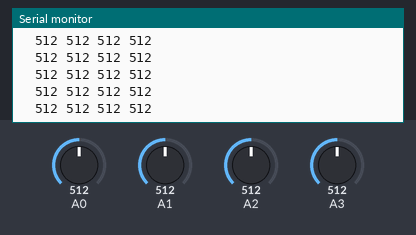
This sketch was run on a simulated Arduino Uno, built with avr-gcc and run on an emulated ATmega328P. On the bench: the last lines printed to the serial monitor. Inputs (shaded band) come from the test bench; at power-on: A0 = 512, A1 = 512, A2 = 512, A3 = 512.

Above: at 1.2 s.
1.3 s: A0 set to 716
At 1.32 s:
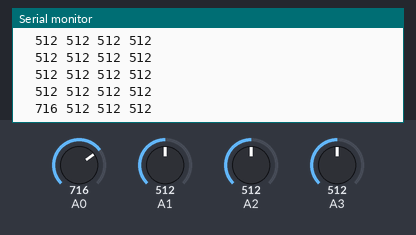
2.8 s: A1 set to 716
At 2.84 s:
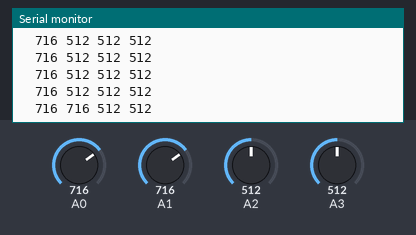
4.3 s: A2 set to 716
At 4.35 s:
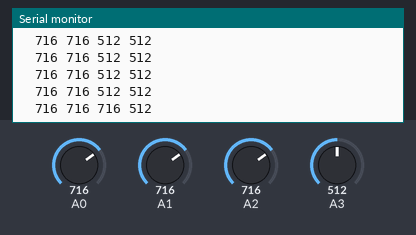
5.8 s: A3 set to 716
At 5.87 s:
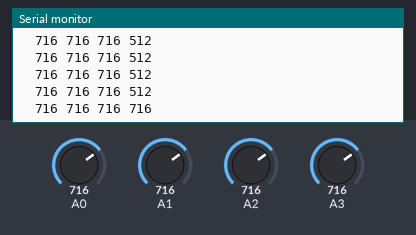
8.8 s: A0 set to 992
At 8.8 s:
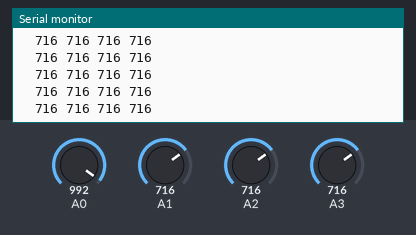
10.3 s: A1 set to 992
At 10.32 s:
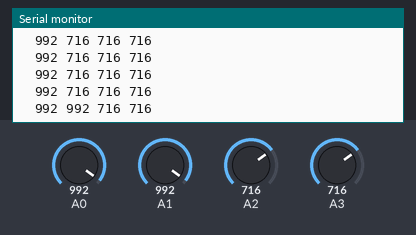
Timing chart, 0 to 12.8 s (numbered marks = the images above; inputs shaded):
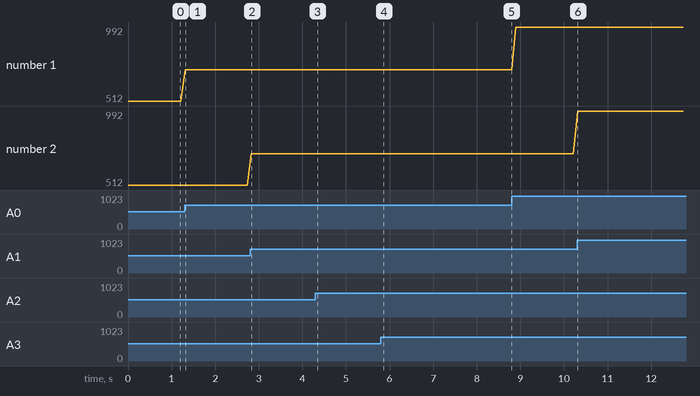

The sketch:

AnalogReadSerial1.ino
```cpp
void setup() {
  Serial.begin(9600);
}

void loop() {
  int sensor1 = analogRead(A0);
  int sensor2 = analogRead(A1);
  int sensor3 = analogRead(A2);
  int sensor4 = analogRead(A3);
Serial.print("  ");
Serial.print(sensor1);
Serial.print(" ");
Serial.print(sensor2);
Serial.print(" ");
Serial.print(sensor3);
Serial.print(" ");
Serial.println(sensor4);
  delay(100);        // delay in between reads for stability
}
```

Measured:
- after the input at 1.3 s, the serial monitor: prints a new line at once (image 1)
- after the input at 2.8 s, the serial monitor: prints a new line at once (image 2)
- after the input at 4.3 s, the serial monitor: prints a new line after 0.05 s (image 3)
- after the input at 5.8 s, the serial monitor: prints a new line after 0.07 s (image 4)
- after the input at 10.3 s, the serial monitor: prints a new line at once (image 6)
- plotted number 1: 512 → 716 after the input at 1.3 s, 716 → 992 after the input at 8.8 s
